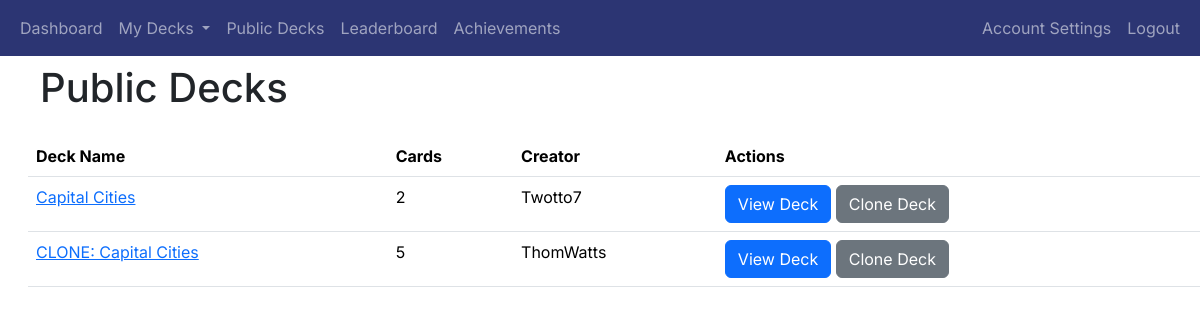
/public_decks (signed in), run on an earlier commit of the app's database.
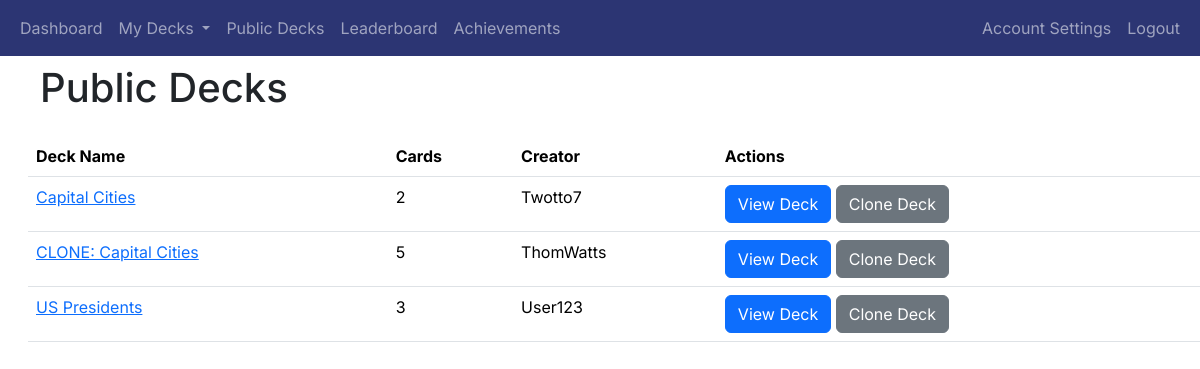
And on a later commit of the database.
### app/decks/models.py (models this page shows, shortened)
class Deck(db.Model):
    deck_id = db.Column(db.Integer, primary_key=True)
    name = db.Column(db.String(100), nullable=False)
    user_id = db.Column(db.Integer, db.ForeignKey('user.user_id'), nullable=False)
    created_at = db.Column(db.DateTime, nullable=False, default=datetime.utcnow)
    shared = db.Column(db.Boolean, default=False)
    review_start_date = db.Column(db.DateTime, nullable=True)
    cards = db.relationship('Card', backref='deck', cascade='all, delete-orphan', lazy=True)

### app/auth/models.py (models this page shows, shortened)
class User(db.Model, UserMixin):
    user_id = db.Column(db.Integer, primary_key=True)
    username = db.Column(db.String(80), unique=True, nullable=False)
    email = db.Column(db.String(120), unique=True, nullable=False)
    password_hash = db.Column(db.String(128), nullable=False)
    points = db.Column(db.Integer, default=0)  # Add points column
    achievements = db.relationship('UserAchievement', back_populates='user', cascade='all, delete-orphan')
    login_events = db.relationship('LoginEvent', backref='user', cascade='all, delete-orphan', lazy=True)
    decks = db.relationship('Deck', backref='user', cascade='all, delete-orphan', lazy=True)

### app/decks/routes.py (the view)
@decks_blueprint.route('/public_decks')
@login_required
def public_decks():
    shared_decks = Deck.query.filter_by(shared=True).all()
    deck_data = []
    for deck in shared_decks:
        card_count = Card.query.filter_by(deck_id=deck.deck_id).count()
        creator = User.query.get(deck.user_id).username  # Fetch the username of the deck creator
        deck_data.append({
            'deck_id': deck.deck_id,
            'name': deck.name,
            'cards': card_count,
            'creator': creator  # Add the creator's username to the deck data
        })
    return render_template('public_decks.html', decks=deck_data)

### app/__init__.py (called while the page is built)
@login_manager.user_loader
def load_user(user_id):
    return User.query.get(int(user_id))

### app/decks/templates/public_decks.html (shortened to what this page needs)
{% extends "base.html" %}
{% block heading %}Public Decks{% endblock %}
{% block content %}
<table class="table">
    <thead>
        <tr>
            <th>Deck Name</th>
            <th>Cards</th>
            <th>Creator</th>
            <th>Actions</th>
        </tr>
    </thead>
    <tbody>
        {% for deck in decks %}
        <tr>
            <td><a href="{{ url_for('decks.view_deck', deck_id=deck['deck_id']) }}">{{ deck['name'] }}</a></td>
            <td>{{ deck['cards'] }}</td>
            <td>{{ deck['creator'] }}</td>
            <td>
                <a href="{{ url_for('decks.view_deck', deck_id=deck['deck_id']) }}" class="btn btn-primary">View Deck</a>
                <a href="{{ url_for('decks.clone_deck', deck_id=deck['deck_id']) }}" class="btn btn-secondary">Clone Deck</a>
            </td>
        </tr>
        {% endfor %}
    </tbody>
</table>
{% endblock %}

### app/templates/base.html (shortened to what this page needs)
<!doctype html>
<html lang="en">
<head>
    <link href="https://cdn.jsdelivr.net/npm/bootstrap@5.3.2/dist/css/bootstrap.min.css" rel="stylesheet"
>
    <link rel="stylesheet" href="{{ url_for('static', filename='styles.css') }}">
</head>
<body>
<header class="site-header">
    <nav class="navbar navbar-expand-sm navbar-dark bg-dark-blue">
        <div class="container-fluid">
            <div class="collapse navbar-collapse" id="navbarToggle">
                <div class="navbar-nav me-auto">
                    {% if current_user.is_authenticated %}
                    <a class="nav-item nav-link" href="{{ url_for('main.dashboard') }}">Dashboard</a>
                    <li class="nav-item dropdown">
                        <a class="nav-link dropdown-toggle" href="#" id="navbarDropdown" role="button" data-bs-toggle="dropdown" aria-expanded="false">
                            My Decks
                        </a>
                    </li>
                    <a class="nav-item nav-link" href="{{ url_for('decks.public_decks') }}">Public Decks</a>
                    <a class="nav-item nav-link" href="{{ url_for('gamification.leaderboard') }}">Leaderboard</a>
                    <a class="nav-item nav-link" href="{{ url_for('gamification.user_achievements') }}">Achievements</a>
                </div>
                <div class="navbar-nav ms-auto">
                    <a class="nav-link" href="{{ url_for('auth.account_settings') }}">Account Settings</a>
                    <a class="nav-item nav-link" href="{{ url_for('auth.logout') }}">Logout</a>
                    {% else %}
                    <a class="nav-item nav-link" href="{{ url_for('main.index') }}">Home</a>
                </div>
                <div class="navbar-nav ms-auto">
                    <a class="nav-item nav-link" href="{{ url_for('auth.login') }}">Login</a>
                    <a class="nav-item nav-link" href="{{ url_for('auth.register') }}">Register</a>
                    {% endif %}
                </div>
            </div>
        </div>
    </nav>
</header>
<main role="main" class="container-fluid">
    <div class="row mt-2 ms-3">
        <div class="col-auto text-center">
            <h1>{%  block heading %}{% endblock %}</h1>
        </div>
    </div>
    <div class="row mt-3 ms-3">
        {% block content %}{% endblock %}
    </div>
</main>
</body>
</html>

### app/static/styles.css (style rules this page uses)
.bg-dark-blue { background-color: #2c3573 !important; }

### app/templates/base.html (style rules this page uses)
body { font-family: 'Inter', sans-serif; }
h1, h2, h3, h4, h5, h6, p, a { font-family: 'Inter', sans-serif; }

What changed in the data, as far as the page shows it:
added Deck: name "US Presidents"
added User: creator "User123"
Also different on the page:
new list line: "3 View Deck Clone Deck"
